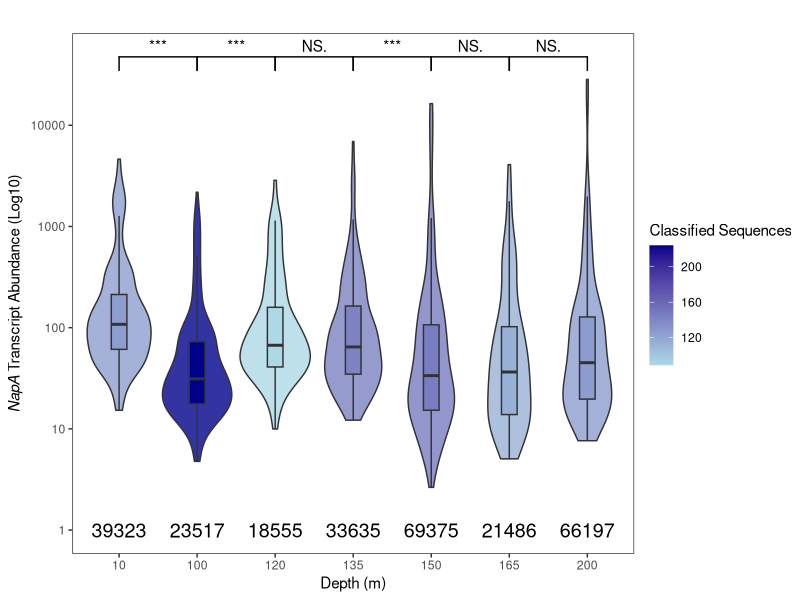
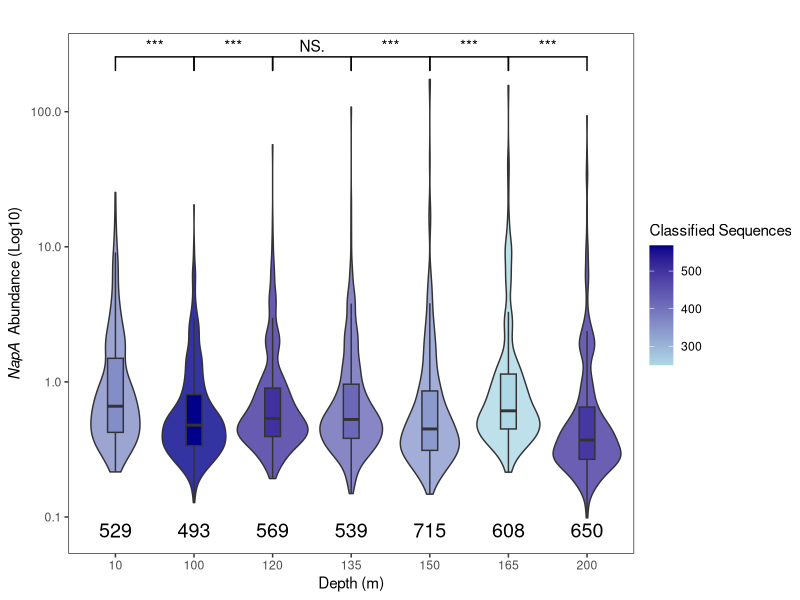

The R source for these figures, in order:
library(ggplot2)
library(tidyverse)
library(ggsignif)

dna_merged_data = read.delim("merged_depths_dna.tsv", header = TRUE, sep = "\t", stringsAsFactors = FALSE)
rna_merged_data = read.delim("merged_depths_rna.tsv", header = TRUE, sep = "\t", stringsAsFactors = FALSE)

# Define comparisons
depth_comparisons <- list(
  c("10", "100"), 
  c("100", "120"), 
  c("120", "135"),
  c("135", "150"),
  c("150", "165"),
  c("165", "200")
)

## DNA

# Count number of data points per depth
depth_counts_dna <- dna_merged_data %>%
    filter(Abundance > 0) %>%  # Remove zero values
    group_by(Depth_m) %>%
    summarize(n = n())

# Merge the counts back into the main dataset
dna_merged_data <- dna_merged_data %>%
    left_join(depth_counts_dna, by = "Depth_m")

depths_sum_dna_df <- dna_merged_data %>%
    group_by(Depth_m) %>%
    summarize(total_abundance = sum(Abundance))

#Plot abundance by depth  
dna_abundance_vs_depth = ggplot(dna_merged_data, aes(x = as.factor(Depth_m), y = Abundance, fill = n)) +
    geom_violin(alpha = 0.8) +
    geom_boxplot(width = 0.2, outlier.shape = NA) +  # Make plots more narrow
    scale_fill_gradient(low = "lightblue", high = "darkblue") +  # Color gradient based on density
    scale_y_log10() +  
    labs(x = "Depth (m)", y = expression(italic("NapA")~" Abundance (Log10)"), 
         title = "", fill = "Classified Sequences") +
    theme_test() +
    geom_signif(comparisons = depth_comparisons, 
                test = "wilcox.test", 
                map_signif_level = TRUE) +
    geom_text(data = depths_sum_dna_df, 
              aes(x = as.factor(Depth_m), y = 0.08,  # adjust y position as needed
                  label = round(total_abundance, 0)),
              inherit.aes = FALSE,
              size = 5, color = "black")

##RNA

rna_merged_data <- rna_merged_data %>%
    filter(Abundance > 0)  # Remove zero values


# Count number of data points per depth
depth_counts_rna <- rna_merged_data %>%
    group_by(Depth_m) %>%
    summarize(n = n())

rna_merged_data <- rna_merged_data %>%
    left_join(depth_counts_rna, by = "Depth_m")

depths_sum_df <- rna_merged_data %>%
    group_by(Depth_m) %>%
    summarize(total_abundance = sum(Abundance))

#Plot abundance by depth    
rna_abundance_vs_depth = ggplot(rna_merged_data, aes(x = as.factor(Depth_m), y = Abundance, fill = n)) +
    geom_violin(alpha = 0.8) +
    geom_boxplot(width = 0.2, outlier.shape = NA) +  # Make plots more narrow
    scale_fill_gradient(low = "lightblue", high = "darkblue") +  # Color gradient based on density
    scale_y_log10() +  
    labs(x = "Depth (m)", y = expression(italic("NapA")~"Transcript Abundance (Log10)"), 
         title = "", fill = "Classified Sequences") +
    theme_test() +
    geom_signif(comparisons = depth_comparisons, 
                test = "wilcox.test", 
                map_signif_level = TRUE) +
    geom_text(data = depths_sum_df, 
              aes(x = as.factor(Depth_m), y = 1,  # adjust y position as needed
                  label = round(total_abundance, 0)),
              inherit.aes = FALSE,
              size = 5, color = "black")

ggsave(filename = "plots/rna_abundance_vs_depth.png", plot = rna_abundance_vs_depth)

ggsave(filename = "plots/dna_abundance_vs_depth.png", plot = dna_abundance_vs_depth)
